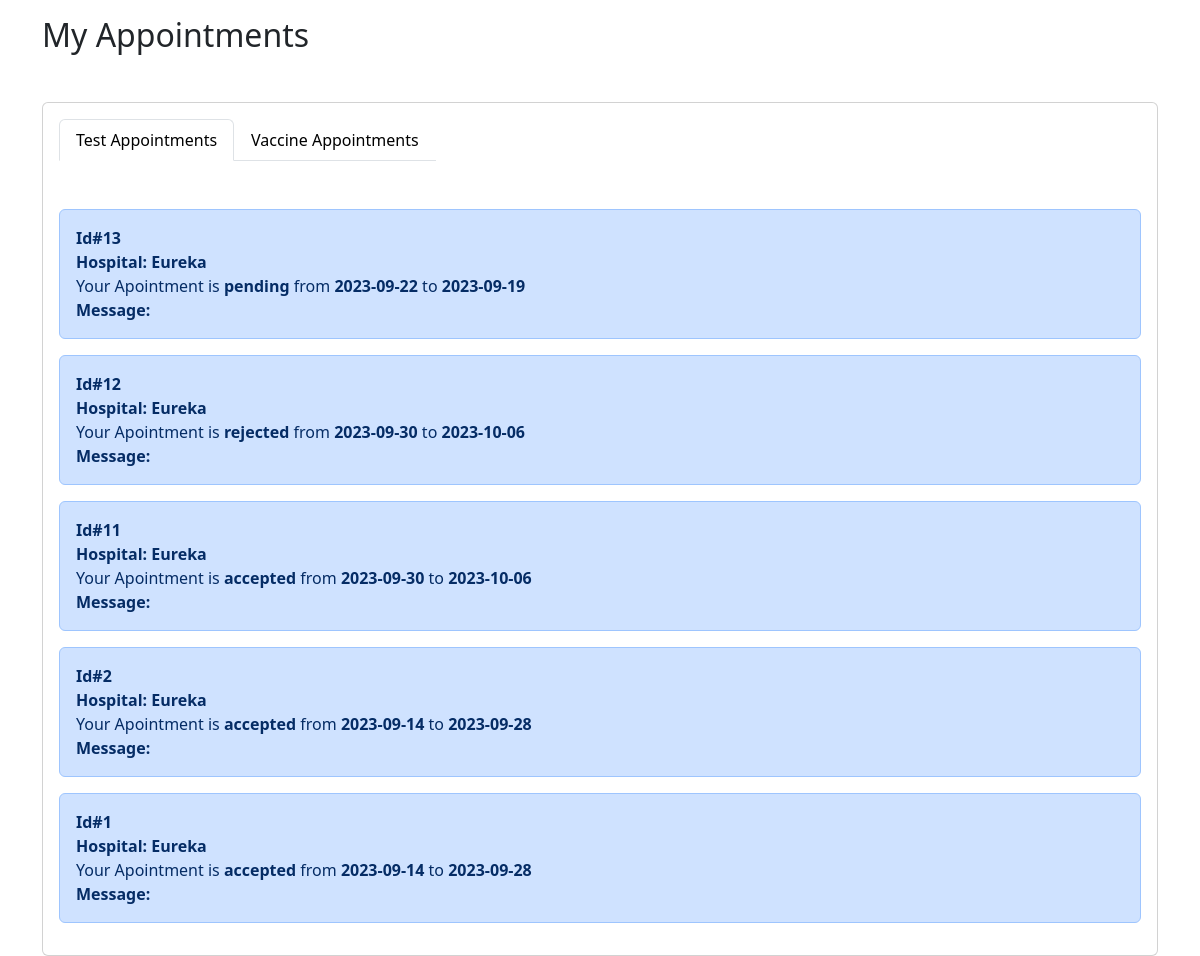
Before: /user/myAppointment.php (signed in) with the older database file.
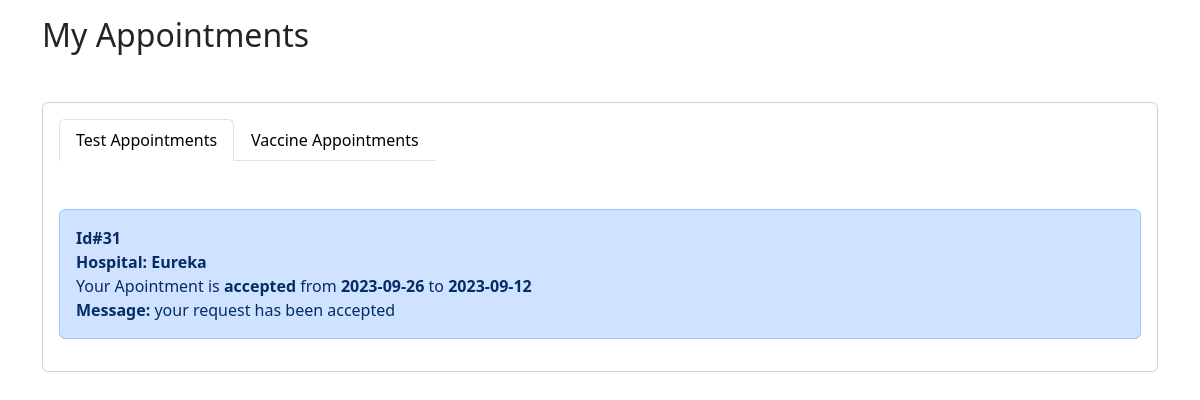
After: the same page with the newer database file.
### tables this page shows
CREATE TABLE `test_request` (
  `id` bigint(20) NOT NULL,
  `name` varchar(30) DEFAULT NULL,
  `email` varchar(30) DEFAULT NULL,
  `age` varchar(100) DEFAULT NULL,
  `home_address` varchar(100) DEFAULT NULL,
  `blood_group` varchar(50) DEFAULT NULL,
  `vaccine` varchar(50) DEFAULT '',
  `availabity_from` date DEFAULT NULL,
  `availabity_to` date DEFAULT NULL,
  `isapprove` varchar(50) NOT NULL,
  `message` varchar(400) NOT NULL,
  `type` varchar(20) NOT NULL,
  `hospital_id` bigint(20) DEFAULT NULL,
  `user_id` bigint(20) DEFAULT NULL
);

CREATE TABLE `hospital` (
  `id` bigint(20) NOT NULL,
  `name` varchar(200) DEFAULT NULL,
  `address` varchar(200) DEFAULT NULL,
  `country` varchar(30) DEFAULT NULL,
  `email` varchar(100) DEFAULT NULL,
  `password` varchar(100) DEFAULT NULL,
  `isapprove` varchar(50) DEFAULT NULL,
  `isactive` int(11) DEFAULT NULL,
  `create_at` datetime DEFAULT current_timestamp()
);

### user/myAppointment.php (the view, shortened to what this page needs)
<!DOCTYPE html>
<html lang="en">
<head>
    <?php
    include('connection.php');
    ?>
    <link href="https://cdn.jsdelivr.net/npm/bootstrap@5.3.1/dist/css/bootstrap.min.css" rel="stylesheet">
    <link rel="stylesheet" href="https://cdn.jsdelivr.net/npm/bootstrap-icons@1.10.5/font/bootstrap-icons.css">
    <link href="https://cdnjs.cloudflare.com/ajax/libs/toastr.js/2.0.1/css/toastr.css" rel="stylesheet" />
</head>
<body>
    <?php
    if (isset($_SESSION['f_name'])) {
        $getUser = $_SESSION['f_name'];
        $userQuery = "SELECT * FROM users WHERE email_phone = '$getUser'";
        $resUserQuery = mysqli_query($conn, $userQuery);
        $userData = mysqli_fetch_assoc($resUserQuery);
        $userId = $userData['id'];
    } else {
        echo '<script type="text/javascript">window.location.href = "auth.php";</script>';
    }
    ?>
    <div class="content container">
        <div class="pt-3">
            <h3 class="h2 mb-0 text-capitalize d-flex align-items-center gap-2">
                My Appointments
            </h3>
        </div>
        <div class="row mt-5">
            <div class="col-md-12">
                <div class="card">
                    <div class="card-body">
                        <div class="d-flex justify-content-between">
                            <ul class="nav nav-tabs" id="myTab" role="tablist">
                                <li class="nav-item" role="presentation">
                                    <button class="nav-link text-black active" id="username-tab" data-bs-toggle="tab" data-bs-target="#username" type="button" role="tab" aria-controls="username" aria-selected="true">Test Appointments</button>
                                </li>
                                <li class="nav-item" role="presentation">
                                    <button class="nav-link text-black" id="password-tab" data-bs-toggle="tab" data-bs-target="#passwordTab" type="button" role="tab" aria-controls="passwordTab" aria-selected="false">Vaccine Appointments</button>
                                </li>
                            </ul>
                        </div>
                        <div class="tab-content">
                            <div class="tab-pane active" id="username" role="tabpanel" aria-labelledby="username-tab" tabindex="0">
                                <div class="mt-5">
                                    <?php
                                    $testQuery = "SELECT test_request.*, hospital.name AS hospital_name
                                   FROM `test_request`
                                   INNER JOIN hospital ON test_request.hospital_id = hospital.id
                                   WHERE user_id = '$userId' AND type= 'test' ORDER BY id DESC";
                                    $res = mysqli_query($conn, $testQuery);
                                    if (mysqli_num_rows($res) != 0) {
                                        while ($data = mysqli_fetch_assoc($res)) {
                                            echo '
                                            <div class="alert alert-primary
                                            " role="alert">
                                                <span class="fw-bold"> Id#' . $data['id'] . '</span><br>
                                                <span class="fw-bold text-center"> Hospital:' . " " . $data['hospital_name'] . '</span>
                                                <div>Your Apointment is <span class="fw-bold">' . $data['isapprove'] . '</span> from <span class="fw-bold">' . $data['availabity_from'] . '</span> to <span class="fw-bold">' . $data['availabity_to'] . '</span></div>
                                                <div>
                                                <span class="fw-bold">Message:</span>
                                                <span>' . $data['message'] . ' </span>
                                                </div>
                                            </div>
                                            ';
                                        }
                                    } else {
                                        echo '
                                        <h4 class="text-center">No Test Appointment</h4>
                                        ';
                                    }
                                    ?>
                                </div>
                            </div>
                        </div>
                    </div>
                </div>
            </div>
        </div>
    </div>
</body>
</html>

Changed rows visible on the page:
removed test_request: id "13", hospital.name "Eureka", isapprove "pending", availabity_from "2023-09-22", availabity_to "2023-09-19"
removed test_request: id "12", hospital.name "Eureka", isapprove "rejected", availabity_from "2023-09-30", availabity_to "2023-10-06"
removed test_request: id "11", hospital.name "Eureka", isapprove "accepted", availabity_from "2023-09-30", availabity_to "2023-10-06"
removed test_request: id "2", hospital.name "Eureka", isapprove "accepted", availabity_from "2023-09-14", availabity_to "2023-09-28"
removed test_request: id "1", hospital.name "Eureka", isapprove "accepted", availabity_from "2023-09-14", availabity_to "2023-09-28"
added test_request: id "31", hospital.name "Eureka", isapprove "accepted", availabity_from "2023-09-26", availabity_to "2023-09-12", message "your request has been accepted"
